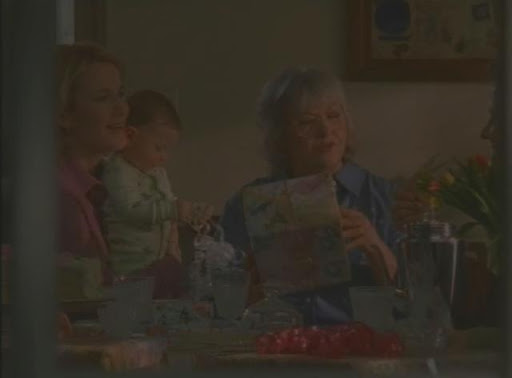
%> input picture Lista 2/baixo_contraste.jpg, 512 x 378 px, given in place of oranges.jpg, which was not available
$ octave Lista2_BrunoGuerra.m   (GNU Octave 9; MATLAB toolbox functions it lacks are replaced by stand-ins)
%> lines starting %> are read from the running program, lines starting %| are printed output that depends on the picture; in (x1, y1, x2, y2) boxes, pixels count from 0 and x2, y2 are one past the last pixel; in counts of white or black regions, pixels touching at a corner belong together; the program's own positions count from 1; pictures that were not available may be replaced by others from this repository, and a replacement may not be noted
%% Processamento Digital de Imagens 2021/1
% Aluno: Bruno Baptista Guerra

%% Questão 1 =================================================================================================

img_questao1 = imread('oranges.jpg');
%> img_questao1 is the input picture: size 378x512x3 uint8; mean R, G, B 50.9, 45.1, 36
I = double(img_questao1)/255;

R = I(:,:,1);
G = I(:,:,2);
B = I(:,:,3);

%Hue
numi = 1/2*((R-G)+(R-B));
denom = ((R-G).^2+((R-B).*(G-B))).^0.5;

H = acosd(numi./(denom+0.000001));
H(B>G) = 360-H(B>G);
%> H: size 378x512 double; min 0.205, max 358.8, mean 46.2
H = H/360;

%Saturação
S=1- (3./(sum(I,3)+0.000001)).*min(I,[],3);
%Intensidade
I=sum(I,3)./3;
%> I: size 378x512 double

%HSI
HSI = zeros(size(img_questao1));
HSI(:,:,1) = H;
HSI(:,:,2) = S;
HSI(:,:,3) = I;

%Hue, Saturação and Intensidade
H1 = HSI(:,:,1);
S1 = HSI(:,:,2);
I1 = HSI(:,:,3);

H1 = H1*360;

R1 = zeros(size(H1));
G1 = zeros(size(H1));
B1 = zeros(size(H1));
RGB1 = zeros([size(H1),3]);

%RG(0<=H<120)
R1(H1<120) = 0.15;
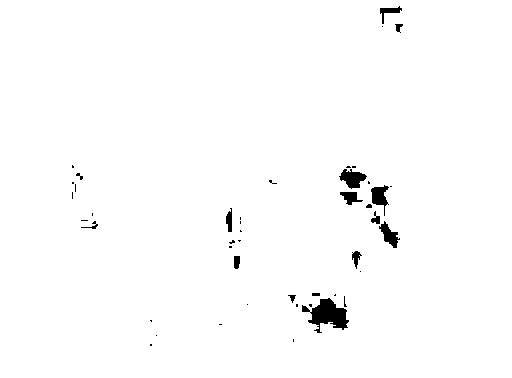
%> R1: size 378x512 double; values 0 (black) and 0.15 (white), 98.7% white; 45 black regions (29 under 20 px), largest, box (x1, y1, x2, y2) and area: (302, 298, 349, 333) 820, (339, 169, 367, 189) 320, (371, 185, 389, 216) 271
G1(H1<120) = 3.*I1(H1<120)-(R1(H1<120)+B1(H1<120));
B1(H1<120) = I1(H1<120).*(1-S1(H1<120));

%GB Sector(120<=H<240)
H2=H1-120;

R1(H1>=120&H1<240)=I1(H1>=120&H1<240).*(1-S1(H1>=120&H1<240));
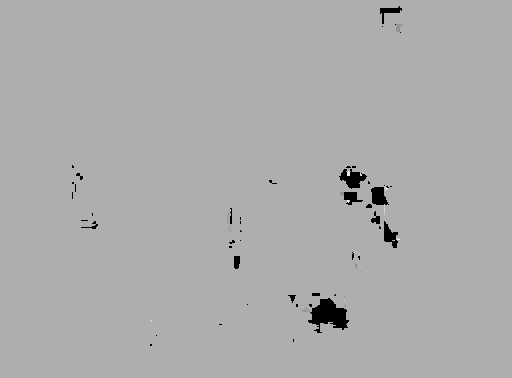
%> R1: size 378x512 double; 0.19% of pixels changed, all inside (x1, y1, x2, y2) = (150, 24, 403, 322); drawn with min black and max white
G1(H1>=120&H1<240)=I1(H1>=120&H1<240).*(1+((S1(H1>=120&H1<240).*cosd(H2(H1>=120&H1<240)))./cosd(60-H2(H1>=120&H1<240))));
%> G1: size 378x512 double; min 0, max 0.775, mean 0.363; mean of the top-left, top-right, bottom-left and bottom-right quarters 0.369, 0.368, 0.382, 0.334
B1(H1>=120&H1<240)=3.*I1(H1>=120&H1<240)-(R1(H1>=120&H1<240)+G1(H1>=120&H1<240));
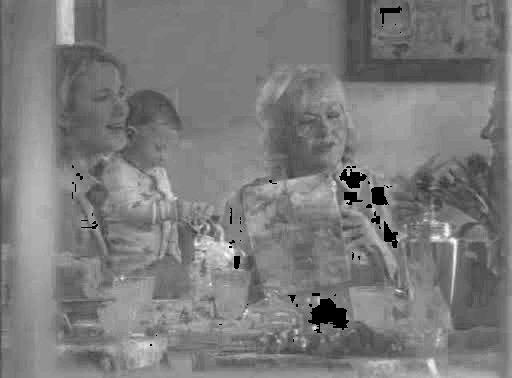
%> B1: size 378x512 double; min 0, max 0.286, mean 0.139; mean of the top-left, top-right, bottom-left and bottom-right quarters 0.139, 0.133, 0.152, 0.133; drawn with min black and max white

%BR Sector(240<=H<=360)
H2=H1-240;

R1(H1>=240&H1<=360)=3.*I1(H1>=240&H1<=360)-(G1(H1>=240&H1<=360)+B1(H1>=240&H1<=360));
%> R1: size 378x512 double; 1.16% of pixels changed, all inside (x1, y1, x2, y2) = (72, 6, 402, 346)
G1(H1>=240&H1<=360)= I1(H1>=240&H1<=360).*(1-S1(H1>=240&H1<=360));
%> G1: size 378x512 double; min 0.114, max 0.775, mean 0.365
B1(H1>=240&H1<=360)=I1(H1>=240&H1<=360).*(1+((S1(H1>=240&H1<=360).*cosd(H2(H1>=240&H1<=360)))./cosd(60-H2(H1>=240&H1<=360))));
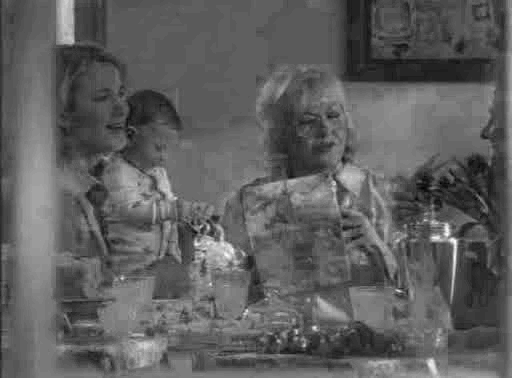
%> B1: size 378x512 double; 1.16% of pixels changed, all inside (x1, y1, x2, y2) = (72, 6, 402, 346); drawn with min black and max white


%RGB Imagem
RGB1(:,:,1) = R1;
RGB1(:,:,2) = G1;
RGB1(:,:,3) = B1;
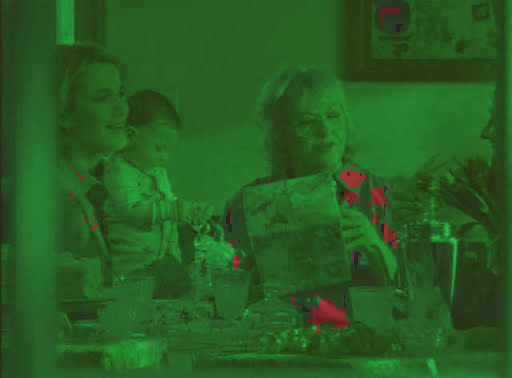
%> RGB1: size 378x512x3 double; mean R, G, B 0.154, 0.365, 0.141
RGB1 = im2uint8(RGB1);
%> RGB1: size 378x512x3 uint8

figure (1),
subplot(1,3,1), imshow(img_questao1);title('Imagem RGB');
subplot(1,3,2), imshow(HSI);title('Imagem HSI');
subplot(1,3,3), imshow(RGB1);title('Nova Imagem RGB');

%% Questão 2 =================================================================================================

img_questao2 = imread('baixo_contraste.jpg');
figure(2);
subplot(2,2,1);
imshow(img_questao2);
title('Imagem com baixo contraste');
subplot(2,2,2);
imhist(img_questao2);
title('Histograma da Imagem original');
axis tight;
h = zeros(1,256);
[r c] = size(img_questao2);
%> r = 378; c = 1536
totla_no_of_pixels = r*c;
%> totla_no_of_pixels = 580608
n = 0:255;

%%
%Calculando Histograma
for i = 1:r
    for j = 1:c
        h(img_questao2(i,j)+1) = h(img_questao2(i,j)+1)+1;
    end
end
%> after the loop, h = 256 values, max 29136 at index 49, min 0 at index 1, mean 2268

for i = 1:256
    h(i) = h(i)/totla_no_of_pixels;
end
%> after the loop, h = 256 values, max 0.0502 at index 49, min 0 at index 1, mean 0.00391
temp=h(1);
%> temp = 0
for i = 2:256
    temp = temp+h(i);
    h(i) = temp;
end
%> this loop made 255 passes
%> temp on passes 1 to 3: 0, 0, 0
%> after the loop, h = 256 values from 0 to 1; temp = 1
for i = 1:r
    for j = 1:c
        img_questao2(i,j) = round(h(img_questao2(i,j)+1)*255);
    end
end
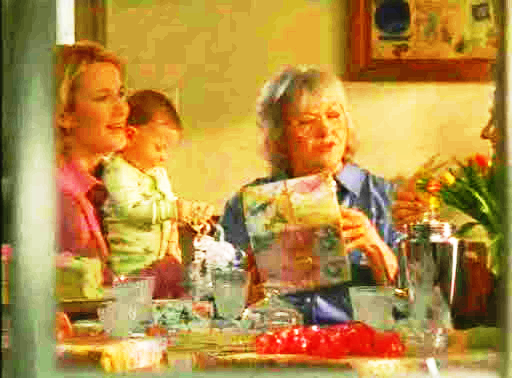
%> img_questao2: size 378x512x3 uint8; mean R, G, B 182, 142.8, 69.1
subplot(2,2,3);
imshow(img_questao2);
title('Imagem com Histograma Equalizado');
subplot(2,2,4);
imhist(img_questao2);
axis tight;
title('Histograma Equalizatido');

%% Questão 3 =================================================================================================

img_questao3 = imread('Fig10.10(a).jpg');
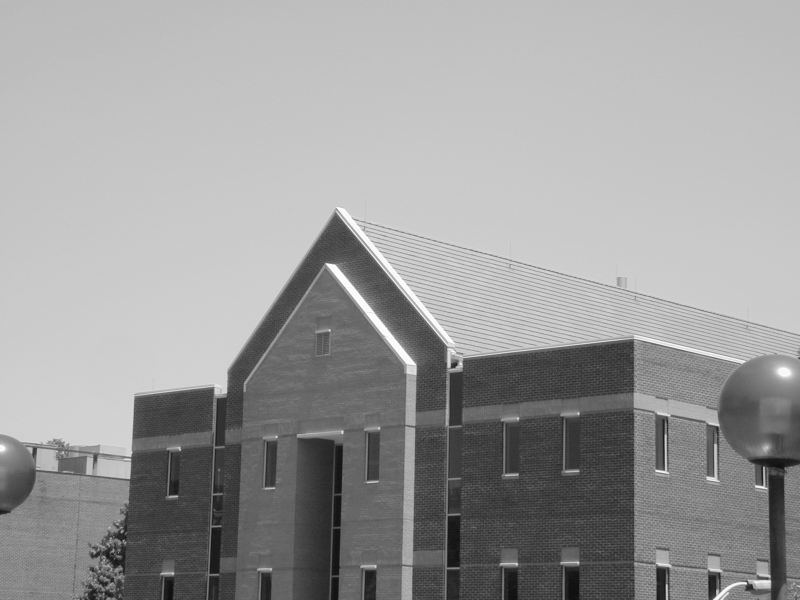
%> input picture Lista 2/Fig10.10(a).jpg, 1600 x 1200 px (shown at 1/2 size)
%> img_questao3 is the input picture: size 1200x1600 uint8; min 9, max 255, mean 155.4
n = double(img_questao3);

%> (the run ends here)
